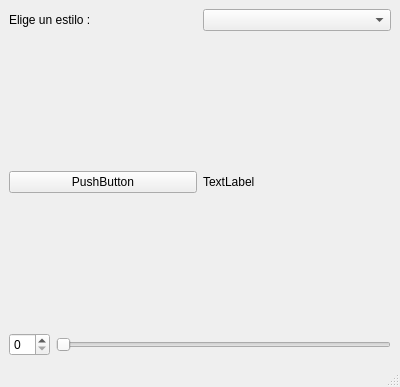
<?xml version="1.0" encoding="UTF-8"?>
<ui version="4.0">
 <class>MainWindow</class>
 <widget class="QMainWindow" name="MainWindow">
  <property name="geometry">
   <rect>
    <x>0</x>
    <y>0</y>
    <width>400</width>
    <height>387</height>
   </rect>
  </property>
  <property name="windowTitle">
   <string>MainWindow</string>
  </property>
  <widget class="QWidget" name="centralwidget">
   <layout class="QVBoxLayout" name="verticalLayout">
    <item>
     <layout class="QHBoxLayout" name="horizontalLayout">
      <item>
       <widget class="QLabel" name="label">
        <property name="text">
         <string>Elige un estilo : </string>
        </property>
       </widget>
      </item>
      <item>
       <widget class="QComboBox" name="comboBox"/>
      </item>
     </layout>
    </item>
    <item>
     <layout class="QHBoxLayout" name="horizontalLayout_2">
      <item>
       <widget class="QPushButton" name="pushButton">
        <property name="text">
         <string>PushButton</string>
        </property>
       </widget>
      </item>
      <item>
       <widget class="QLabel" name="label_2">
        <property name="text">
         <string>TextLabel</string>
        </property>
       </widget>
      </item>
     </layout>
    </item>
    <item>
     <layout class="QHBoxLayout" name="horizontalLayout_3">
      <item>
       <widget class="QSpinBox" name="spinBox"/>
      </item>
      <item>
       <widget class="QSlider" name="horizontalSlider">
        <property name="orientation">
         <enum>Qt::Orientation::Horizontal</enum>
        </property>
       </widget>
      </item>
     </layout>
    </item>
   </layout>
  </widget>
  <widget class="QMenuBar" name="menubar">
   <property name="geometry">
    <rect>
     <x>0</x>
     <y>0</y>
     <width>400</width>
     <height>33</height>
    </rect>
   </property>
  </widget>
  <widget class="QStatusBar" name="statusbar"/>
 </widget>
 <resources/>
 <connections/>
</ui>
